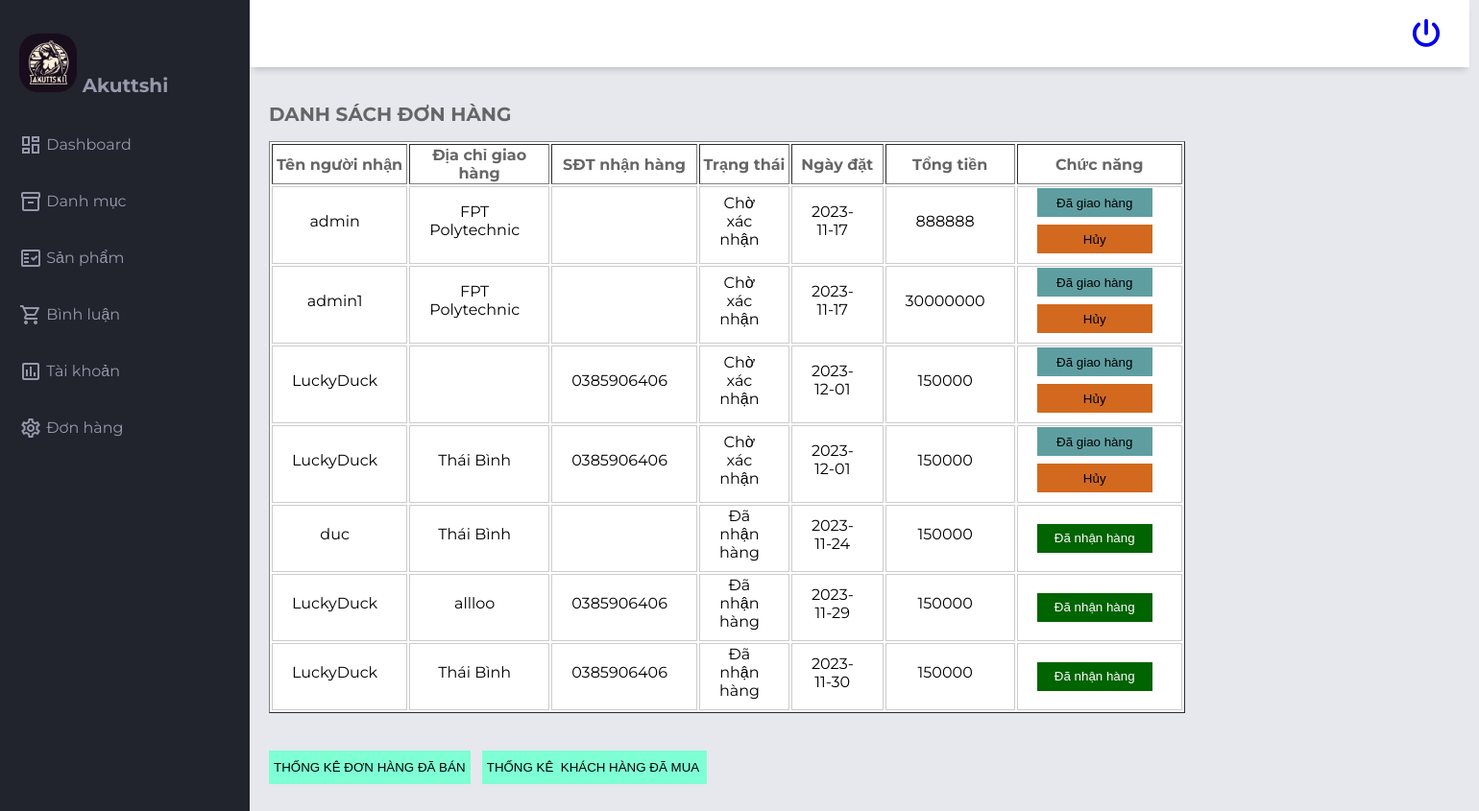
Screenshot of /Admin/index.php?act=donhang with the database file from the repository.
### tables this page shows
CREATE TABLE `donhang2` (
  `id` int(11) NOT NULL,
  `price` int(11) NOT NULL,
  `tgian` date NOT NULL,
  `diachi` varchar(200) NOT NULL,
  `kieu_thanhtoan` int(11) NOT NULL,
  `thongtinbosung` text DEFAULT NULL,
  `tinhtrang` int(11) NOT NULL,
  `id_cart` int(11) DEFAULT NULL,
  `id_user` int(11) NOT NULL
);

CREATE TABLE `khachhang` (
  `id` int(11) NOT NULL,
  `username` varchar(255) NOT NULL,
  `pass` varchar(255) NOT NULL,
  `email` varchar(255) NOT NULL,
  `sdt` varchar(255) DEFAULT NULL,
  `role` int(11) DEFAULT NULL
);

CREATE TABLE `tinhtrang` (
  `id` int(11) NOT NULL,
  `name` varchar(255) NOT NULL
);

### model/pdo.php (called while the page is built, shortened)
<?php
function pdo_get_connection(){
    $servername = "localhost";
    $username = "root";
    $password = "";
    try {
        $conn = new PDO("mysql:host=$servername;dbname=duan1_nhom3", $username, $password);
        $conn->setAttribute(PDO::ATTR_ERRMODE, PDO::ERRMODE_EXCEPTION);
        return $conn;
    } catch(PDOException $e) {
        echo "Connection failed: " . $e->getMessage();
    }
}
function pdo_query($sql){
    $sql_args=array_slice(func_get_args(),1);
    try{
        $conn=pdo_get_connection();
        $stmt=$conn->prepare($sql);
        $stmt->execute($sql_args);
        $rows=$stmt->fetchAll();
        return $rows;
    }
    catch(PDOException $e){
        throw $e;
    }
    finally{
        unset($conn);
    }
}
?>

### model/donhang.php (called while the page is built, shortened)
<?php
function loadall_donhang_admin(){
    $sql = "SELECT * FROM `donhang2`
    INNER JOIN khachhang ON khachhang.id = donhang2.id_user
    INNER JOIN tinhtrang ON tinhtrang.id = donhang2.tinhtrang
    WHERE tinhtrang IN (1,2)";
    return pdo_query($sql);
}

### Admin/donhang/list.php (the view, shortened to what this page needs)
<div class="donhang" >
  <div class="row2 font_title">
    <h2 style="font-size: 20px;">DANH SÁCH ĐƠN HÀNG</h2>
  </div>
  <div class="row3form_content" >
    <form action="" method="post">
      <div class="row3mb10formds_donhang">
        <table border="1">
        <tr>
            <th>Tên người nhận</th>
            <th>Địa chỉ giao hàng</th>
            <th>SĐT nhận hàng</th>
            <th>Trạng thái</th>
            <th>Ngày đặt</th>
            <th>Tổng tiền</th>
            <th>Chức năng</th>
        </tr>
        <?php
            foreach ($listdonhang as $key => $value) {
                ?>
                <tr>
                    <td><?php echo $value['username'] ?></td>
                    <td><?php echo $value['diachi']?></td>
                    <td><?php echo $value['sdt'] ?></td>
                    <td><?php echo $value['name'] ?></td>
                    <td><?php echo $value['tgian'] ?></td>
                    <td><?php echo $value['price'] ?></td>
                    <td>
                        <?php
                            if ($value['name'] == 'Chờ xác nhận' && $value['name'] != 'Đã nhận hàng' && $value['name'] != 'Đã hủy') {?>
                              <button name="xacnhandh"   type="submit" value="<?php echo $value[0] ?>" style="height: 30px;min-width: 120px;background-color: cadetblue;border: 0;">Đã giao hàng</button>
                              <button name="xacnhan_huy" type="submit" value="<?php echo $value[0] ?>" style="height: 30px;min-width: 120px;background-color: chocolate;border: 0;margin-top: 8px;">Hủy</button>
                        <?php }
                            else if ($value['name'] == 'Đã nhận hàng') {?>
                              <button name=""   type="submit" value="" style="height: 30px;min-width: 120px;background-color: darkgreen;border: 0;margin-top: 8px; color: white;">Đã nhận hàng</button>
                        <?php }?>
                    </td>
                </tr>
          <?php } ?>
        </table>
      </div>
      <br>
      <div class="rowmb_sanpham">
        <a href="index.php?act=thongke_dh">                   <input class="mr20" type="button" value="THỐNG KÊ ĐƠN HÀNG ĐÃ BÁN"></a>
        <a href="index.php?act=thongke_sp_banchay">           <input class="mr20" type="button" value="THỐNG KÊ  KHÁCH HÀNG ĐÃ MUA "></a>
      </div>
    </form>
  </div>
</div>
</div>

### css/styles.css (style rules this page uses)
body { margin: 0; padding: 0; box-sizing: border-box; background-color: #e6e8ed; color: #666666; font-family: "Montserrat", sans-serif; }
table tr td { padding-right: 30px; padding-bottom: 10px; padding-left: 20px; color: black; border: 1px solid #ccc; text-align: center; }

### Admin/donhang/list.php (style rules this page uses)
.donhang { padding: 20px 20px 0 20px; }
.row3mb10formds_donhang>table { background-color: white; width: 100%; margin-bottom: 20px; }
.row3mb10formds_donhang>table tr td { height: 50px; }
.row3mb10formds_donhang>table tr td:nth-child(1) { width: 12%; text-align: center; }
.row3mb10formds_donhang>table tr td:nth-child(2) { width: 27%; text-align: center; }
.row3mb10formds_donhang>table tr td:nth-child(3) { width: 12%; text-align: center; }
.row3mb10formds_donhang>table tr td:nth-child(4) { width: 13%; text-align: center; }
.row3mb10formds_donhang>table tr td:nth-child(5) { width: 15%; text-align: center; }
.row3mb10formds_donhang>table tr td:nth-child(6) { width: 7%; text-align: center; }
.row3mb10formds_donhang>table tr td:nth-child(7) { width: 10%; text-align: center; }
.rowmb_sanpham>a>input { height: 35px; padding: 0 5px; margin-right: 8px; margin-bottom: 100px; border: 0; background-color: aquamarine; }

### rows the page displays
donhang2: id_user.username "admin", diachi "FPT Polytechnic", tinhtrang.name "Chờ xác nhận", tgian "2023-11-17", price "888888", $value[0] 2 (drawn)
donhang2: id_user.username "admin1", diachi "FPT Polytechnic", tinhtrang.name "Chờ xác nhận", tgian "2023-11-17", price "30000000", $value[0] 3 (drawn)
donhang2: id_user.username "LuckyDuck", id_user.sdt "0385906406", tinhtrang.name "Chờ xác nhận", tgian "2023-12-01", price "150000", $value[0] 30 (drawn)
donhang2: id_user.username "LuckyDuck", diachi "Thái Bình", id_user.sdt "0385906406", tinhtrang.name "Chờ xác nhận", tgian "2023-12-01", price "150000", $value[0] 31 (drawn)
donhang2: id_user.username "duc", diachi "Thái Bình", tinhtrang.name "Đã nhận hàng", tgian "2023-11-24", price "150000"
donhang2: id_user.username "LuckyDuck", diachi "allloo", id_user.sdt "0385906406", tinhtrang.name "Đã nhận hàng", tgian "2023-11-29", price "150000"
donhang2: id_user.username "LuckyDuck", diachi "Thái Bình", id_user.sdt "0385906406", tinhtrang.name "Đã nhận hàng", tgian "2023-11-30", price "150000"
